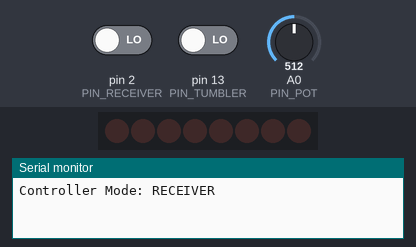
Bench run of a sketch on a simulated Arduino Uno, built with avr-gcc and run on an emulated ATmega328P. Shown: 8 shift-register outputs drawn as a row of LEDs (first output left, lit = HIGH), the last lines printed to the serial monitor. Wiring (inferred from the names in the program): shift register (74HC595): data pin 11; shift clock pin 12; latch pin 9. Wiring (inferred from the signals the program sends): row of LEDs: on Q0, Q1, Q2, Q3, Q4, Q5, Q6, Q7. The inputs (shaded band) are chosen by the test bench; at power-on: pin 2 (PIN_RECEIVER) LOW, pin 13 (PIN_TUMBLER) LOW, A0 (PIN_POT) = 512.

Above: at 1.3 s.
1.4 s: pin 2 (PIN_RECEIVER) driven HIGH
At 15.3 s:
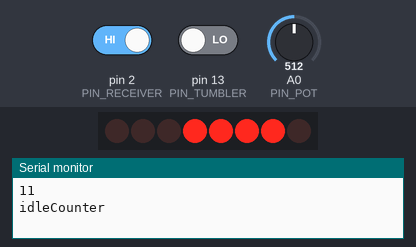
Timing chart, 0 to 27.6 s (numbered marks = the images above; inputs shaded):
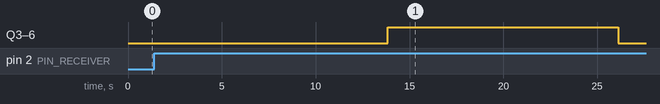

Measured:
- after the input at 1.4 s, Q3–6: LOW → HIGH after 12.4 s, → LOW 12.3 s later

The sketch:

MorseShieldSolderingReceiver.ino
```cpp
// THIS IS A RECEIVER BOARD

#define PIN_LATCH 9
#define PIN_CLK 12
#define PIN_DATA 11
#define PIN_TUMBLER 13
#define PIN_POT A0

#define PIN_SENDER 9
#define PIN_RECEIVER 2

#define MODE_RECEIVER 0
#define MODE_SENDER 1

int mode = 0;
int timeUnitMs = 0;
String receivedMessage = "";
String resultMessage = "";
String inputString = "";

byte digits[] = {
  0b11101110,  // A
  0b00111110,  // B
  0b10011010,  // C
  0b01111100,  // D
  0b10011110,  // E
  0b10001110,  // F
  0b10111010,  // G
  0b0101110,   // H,
  0b00100000,  // I
  0b01111000,  // J
  0b10101110,  // K
  0b01110000,  // L
  0b10101100,  // M
  0b00101100,  // N
  0b00111100,  // O,
  0b11001110,  // P
  0b11100110,  // Q
  0b00001100,  // R
  0b10110110,  // S
  0b00011110,  // T,
  0b01111010,  // U
  0b111000,    // V
  0b1010110,   // W
  0b01101110,  // X,
  0b01110110,  // Y
  0b11011100,  // Z
  0b11111010,  // 0
  0b01100000,  // 1
  0b11011100,  // 2
  0b11110100,  // 3
  0b01100110,  // 4
  0b10110110,  // 5
  0b10111110,  // 6
  0b11100000,  // 7
  0b11111110,  // 8
  0b11100110,  // 9
  0b00000000,  //Empty Space
};

const char letterMap[] = {
  'A',
  'B',
  'C',
  'D',
  'E',
  'F',
  'G',
  'H',
  'I',
  'J',
  'K',
  'L',
  'M',
  'N',
  'O',
  'P',
  'Q',
  'R',
  'S',
  'T',
  'U',
  'V',
  'W',
  'X',
  'Y',
  'Z',
  '0',
  '1',
  '2',
  '3',
  '4',
  '5',
  '6',
  '7',
  '8',
  '9',
  ' '
};
String morseAlphabet[] = {
  ".-",
  "-...",
  "-.-.",
  "-..",
  ".",
  "..-.",
  "--.",
  "....",
  "..",
  ".---",
  "-.-",
  ".-..",
  "--",
  "-.",
  "---",
  ".--.",
  "--.-",
  ".-.",
  "...",
  "-",
  "..-",
  "...-",
  ".--",
  "-..-",
  "-.--",
  "--..",
  "-----",
  ".----",
  "..---",
  "...--",
  "....-",
  ".....",
  "-....",
  "--...",
  "---..",
  "----."
};

void setup() {
  pinMode(PIN_LATCH, OUTPUT);
  pinMode(PIN_DATA, OUTPUT);
  pinMode(PIN_CLK, OUTPUT);
  pinMode(PIN_TUMBLER, INPUT);
  pinMode(PIN_POT, INPUT);
  pinMode(PIN_SENDER, OUTPUT);
  pinMode(PIN_RECEIVER, INPUT);

  Serial.begin(9600);
  if (digitalRead(PIN_TUMBLER) == 1) {
    Serial.println("Controller Mode: RECEIVER");
    mode = MODE_RECEIVER;
  } else {
    mode = MODE_RECEIVER;
    Serial.println("Controller Mode: RECEIVER");
  }
}

void clearDisplay() {
  setDisplay(0b11101110);
}

void loop() {
  if (digitalRead(PIN_TUMBLER) != mode) {
    mode = digitalRead(PIN_TUMBLER);
  }
  timeUnitMs = analogRead(PIN_POT);
  if (mode == MODE_RECEIVER) {
    receiveMorse();
  } else {
    receiveMorse();
    //if (Serial.available()) {
    //  inputString = Serial.readString();
    //  if (inputString.length() > 0) {
    //    transmitMorse(inputString);
    //  }
    //}
  }
}

void setDisplay(byte code) {
  Serial.print("Setting display to code: ");
  Serial.println(code, BIN);  // Print the code value in binary format

  digitalWrite(PIN_LATCH, LOW);
  shiftOut(PIN_DATA, PIN_CLK, LSBFIRST, code);
  digitalWrite(PIN_LATCH, HIGH);
}


int findIndex(char ch) {
  for (int i = 0; i < sizeof(letterMap); i++) {
    if (letterMap[i] == ch) {
      return i;
    }
  }
  return -1;
}

void printMessage(String message) {
  static unsigned long lastTime = 0;
  static int currentIndex = 0;

  if (millis() - lastTime >= 600) {
    if (currentIndex < message.length()) {
      int index = findIndex(message[currentIndex]);
      if (index != -1) {
        Serial.println(digits[index]);
        Serial.println("digits[index]");
        setDisplay(digits[index]);
      }
      currentIndex++;
    } else {
      currentIndex = 0;
    }
    lastTime = millis();
  }
}

void transmitWord(String dotDashSequence) {
  for (int i = 0; i < dotDashSequence.length(); i++) {
    if (dotDashSequence[i] == '.') {
      transmitSignal(1);
    } else if (dotDashSequence[i] == '-') {
      transmitSignal(3);
    } else if (dotDashSequence[i] == ' ') {
      delay(5 * timeUnitMs);
    } else {
      delay(2 * timeUnitMs);
    }
  }
}

void transmitSignal(int duration) {
  digitalWrite(PIN_SENDER, LOW);
  delay(duration * timeUnitMs);
  digitalWrite(PIN_SENDER, HIGH);
  delay(1 * timeUnitMs);
}

bool transmited = false;

void receiveMorse() {

  delay(1);
  int idleCounter = 0;
  while (digitalRead(PIN_RECEIVER) == HIGH) {
    delay(timeUnitMs);
    idleCounter++;
    if (idleCounter > 10) {
      transmited = true;
      break;
    }
  }
  if (transmited == true) {
    printMessage(resultMessage);
    resultMessage = "";
    transmited = false;
  }

  if (idleCounter == 7) {
    receivedMessage += "%";
  } else if (idleCounter == 3) {
    receivedMessage += " ";
  } else if (idleCounter > 7) {
    Serial.println(idleCounter);
    Serial.println("idleCounter");
    resultMessage += decodeMorse(receivedMessage) + " ";
    Serial.println(resultMessage);
    receivedMessage = "";
  }

  int signalDuration = 0;
  while (digitalRead(PIN_RECEIVER) == LOW) {
    delay(timeUnitMs);
    signalDuration++;
  }

  if (signalDuration == 1) {
    receivedMessage += '.';
  } else if (signalDuration == 3) {
    receivedMessage += '-';
  }

  Serial.println(receivedMessage);
  delay(timeUnitMs);
}

String decodeMorse(String morseCode) {
  String decoded = "";
  String currentLetter = "";
  for (int i = 0; i <= morseCode.length(); i++) {
    char currentChar = i < morseCode.length() ? morseCode.charAt(i) : ' ';  // Use a space for the last iteration
    if (currentChar != ' ' && currentChar != '%') {
      currentLetter += currentChar;
    } else {
      char recognizedLetter = '7';
      for (int j = 0; j < 36; j++) {
        if (currentLetter == morseAlphabet[j]) {
          recognizedLetter = letterMap[j];
          break;
        }
      }
      if (currentLetter.length() != 0) {
        decoded += recognizedLetter;
        currentLetter = "";
      }

      if (currentChar == '%') {
        decoded += " ";
        currentLetter = "";
      }
    }
  }

  return decoded;
}

void transmitMorse(String inputString) {
  String prepared = inputString;
  prepared.toUpperCase();
  for (int i = 0; i < prepared.length(); i++) {
    char currentLetter = prepared.charAt(i);
    if (currentLetter == ' ') {
      delay(7 * timeUnitMs);
    } else {
      int letterIndex = 0;
      for (int j = 0; j < 36; j++) {
        if (letterMap[j] == currentLetter) {
          letterIndex = j;
          break;
        }
      }
      transmitWord(morseAlphabet[letterIndex]);
      Serial.print("Transmitting: ");
      Serial.println(morseAlphabet[letterIndex]);
      delay(3 * timeUnitMs);
    }
  }
  delay(8 * timeUnitMs);
}
```
